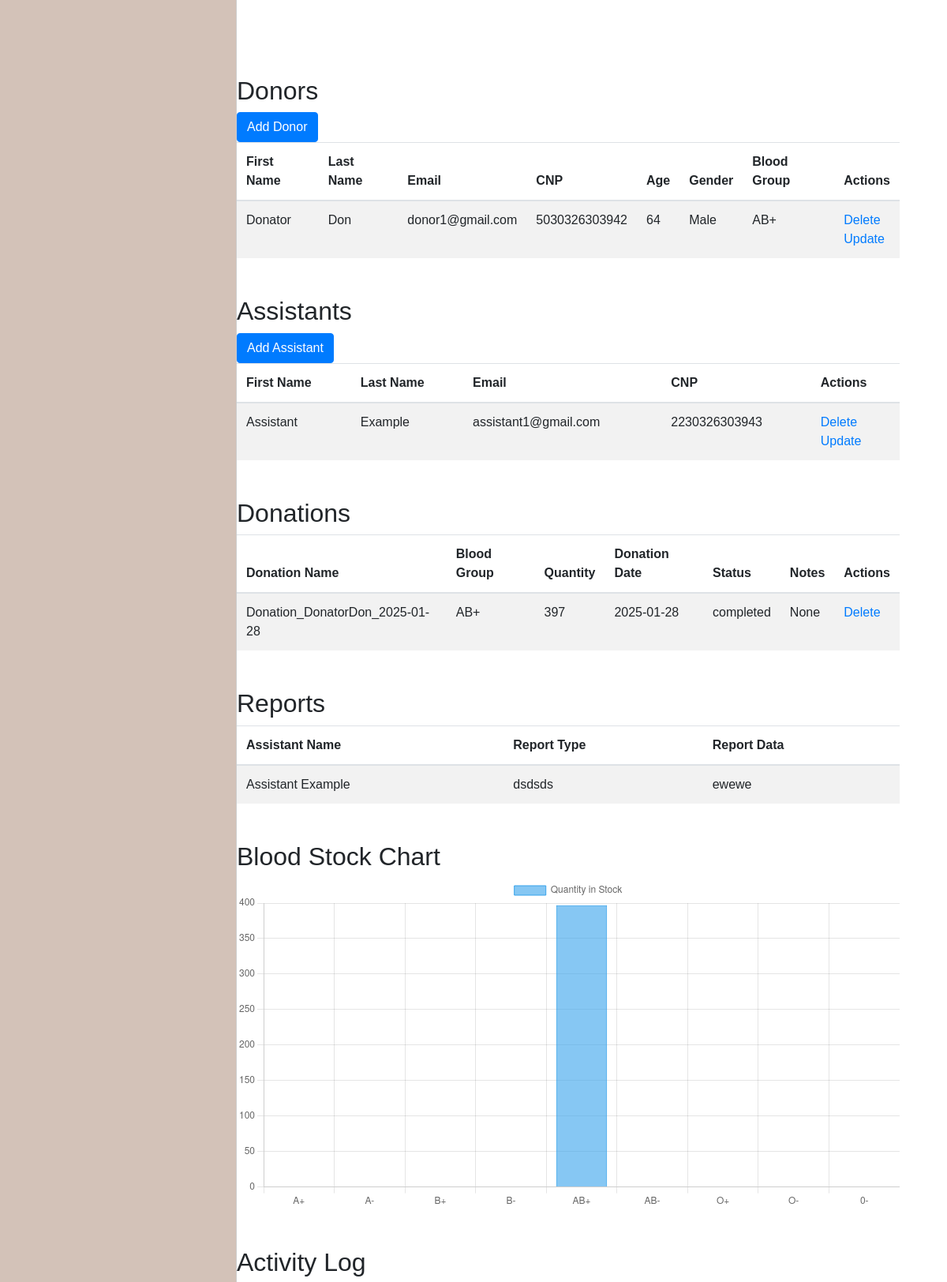
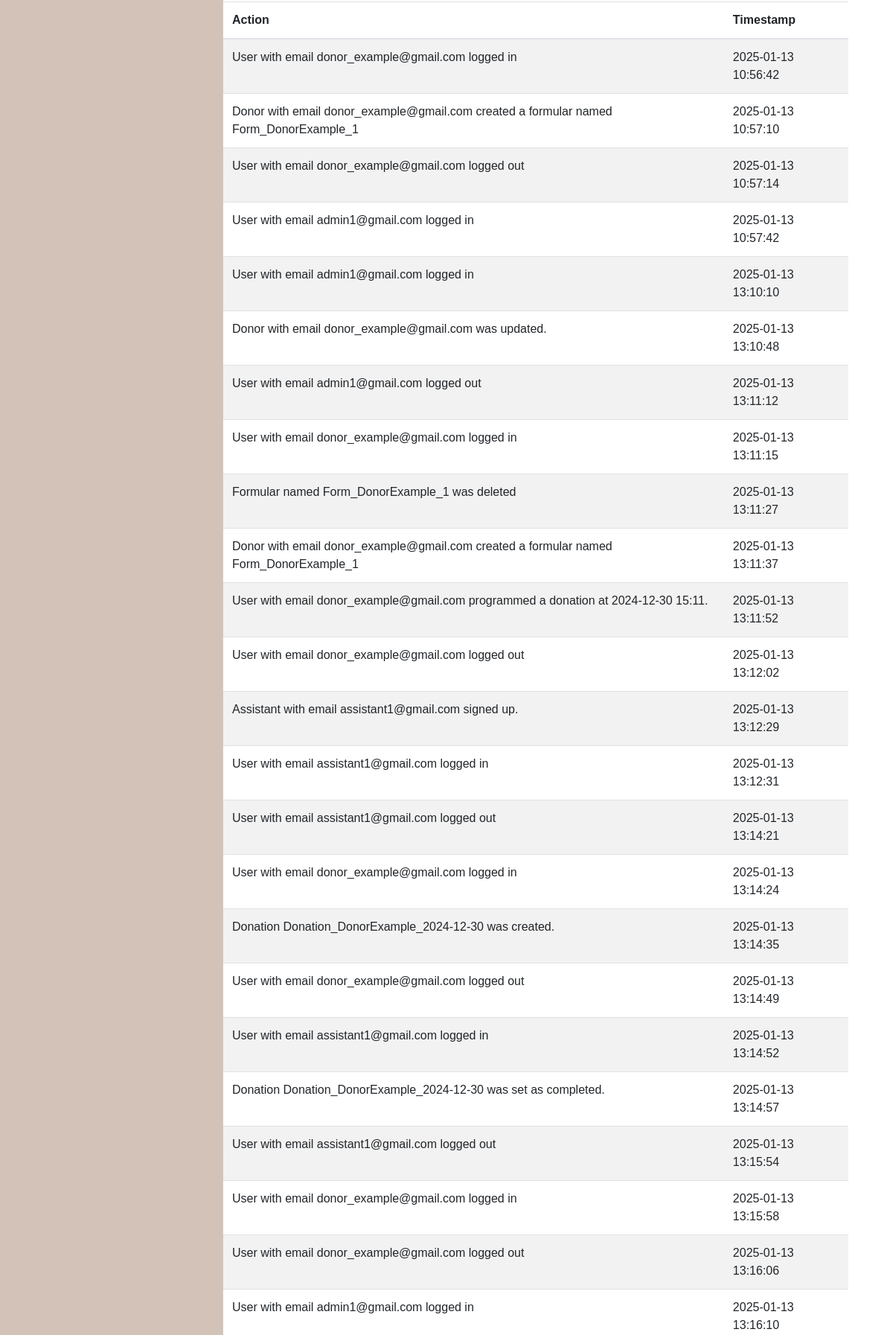
The app's page /admin_dashboard/2 (signed in, upper part) with its own data (2 pictures, top to bottom).
### models/donor.py (models this page shows, shortened)
class Donor(db.Model):
    __tablename__ = 'Donor'
    DonorID = db.Column(db.Integer, primary_key=True, autoincrement=True)
    UserID = db.Column(db.Integer, db.ForeignKey('User.UserID', ondelete='CASCADE'), nullable=False)
    BloodGroup = db.Column(db.String, nullable=False)
    Age = db.Column(db.String, nullable=False)
    Gender = db.Column(db.String, nullable=False)
    user = db.relationship('User', backref='donor', uselist=False)

### models/user.py (models this page shows, shortened)
class User(db.Model):
    __tablename__ = 'User'
    UserID = db.Column(db.Integer, primary_key=True, autoincrement=True)
    Role = db.Column(db.String, nullable=False)
    FirstName = db.Column(db.String, nullable=False)
    LastName = db.Column(db.String, nullable=False)
    Email = db.Column(db.String, unique=True, nullable=False)
    Password = db.Column(db.String, nullable=False)
    CNP = db.Column(db.String(13), unique=True, nullable=False)

### models/assistant.py (models this page shows, shortened)
class Assistant(db.Model):
    __tablename__ = 'Assistant'
    AssistantID = db.Column(db.Integer, primary_key=True, autoincrement=True)
    UserID = db.Column(db.Integer, db.ForeignKey('User.UserID', ondelete='CASCADE'), nullable=False)
    user = db.relationship('User', backref='assistant', uselist=False)

### models/donation.py (models this page shows)
class Donation(db.Model):
    __tablename__ = 'Donation'
    DonationName = db.Column(db.String)
    DonationID = db.Column(db.Integer, primary_key=True, autoincrement=True)
    ScheduleID = db.Column(db.Integer, db.ForeignKey('Schedule.ScheduleID', ondelete='CASCADE'))
    BloodGroup = db.Column(db.String(5), nullable=False)
    Quantity = db.Column(db.Integer, nullable=False)
    DonationDate = db.Column(db.Date, nullable=False)
    Status = db.Column(db.String(10), nullable=False)
    Notes = db.Column(db.Text)
    schedule = db.relationship('Schedule', backref='donations')
    __table_args__ = (
        db.CheckConstraint("Status IN ('completed', 'returned', 'pending')"),
    )

### models/report.py (models this page shows)
class Report(db.Model):
    __tablename__ = 'Report'
    ReportID = db.Column(db.Integer, primary_key=True, autoincrement=True)
    AssistantID = db.Column(db.Integer, db.ForeignKey('Assistant.AssistantID', ondelete='SET NULL'), nullable=True)
    DonationID = db.Column(db.Integer, db.ForeignKey('Donation.DonationID', ondelete='SET NULL'), nullable=True)
    ReportType = db.Column(db.String(50), nullable=False)
    ReportData = db.Column(db.Text, nullable=False)
    donation = db.relationship('Donation', backref='reports')
    assistant = db.relationship('Assistant', backref='reports')

### models/activity_log.py (models this page shows)
class ActivityLog(db.Model):
    __tablename__ = 'ActivityLog'
    ActivityLogID = db.Column(db.Integer, primary_key=True, autoincrement=True)
    Action = db.Column(db.Text, nullable=False)
    Timestamp = db.Column(db.DateTime, default=func.now(), nullable=False)

### controllers/admin_controller.py (the view)
    @app.route('/admin_dashboard/<int:id>')
    def admin_dashboard(id: int):
        admin = User.query.get(id)
        if not admin:
            flash('Admin user not found.', 'error')
            return redirect(url_for('login'))
        donors = (
            db.session.query(
                Donor.DonorID,
                User.FirstName,
                User.LastName,
                User.Email,
                User.Password,
                User.CNP,
                Donor.Age,
                Donor.Gender,
                Donor.BloodGroup
            )
            .join(User, Donor.UserID == User.UserID)
            .all()
        )
        assistants = (
            db.session.query(
                Assistant.AssistantID,
                User.FirstName,
                User.LastName,
                User.Email,
                User.Password,
                User.CNP
            )
            .join(User, Assistant.UserID == User.UserID)
            .all()
        )
        users = User.query.all()
        activity_logs = ActivityLog.query.all()
        donations = Donation.query.all()
        blood_stocks = BloodStock.query.all()
        reports = Report.query.all()
        schedules = Schedule.query.all()
        return render_template(
            'admin/admin_dashboard.html',
            admin=admin,
            users=users,
            activity_logs=activity_logs,
            donors=donors,
            assistants=assistants,
            donations=donations,
            blood_stocks=blood_stocks,
            reports=reports,
            schedules=schedules
        )

### templates/admin/admin_dashboard.html (shortened to what this page needs)
{% extends "dashboard_base.html" %}
{% block main_content %}
    <div class="container mt-5" id="donorTable">
        <h2>Donors</h2>
        <a href="{{ url_for('add_donor', admin_id=admin.id) }}" class="btn btn-primary">Add Donor</a>
        <table class="table table-striped">
            <thead>
                <tr>
                    <th>First Name</th>
                    <th>Last Name</th>
                    <th>Email</th>
                    <th>CNP</th>
                    <th>Age</th>
                    <th>Gender</th>
                    <th>Blood Group</th>
                    <th>Actions</th>
                </tr>
            </thead>
            <tbody>
                {% for donor in donors %}
                <tr>
                    <td>{{ donor.FirstName }}</td>
                    <td>{{ donor.LastName }}</td>
                    <td>{{ donor.Email }}</td>
                    <td>{{ donor.CNP }}</td>
                    <td>{{ donor.Age }}</td>
                    <td>{{ donor.Gender }}</td>
                    <td>{{ donor.BloodGroup }}</td>
                    <td>
                        <a href="/delete/donor/{{ donor.DonorID }}">Delete</a>
                        <br/>
                        <a href="/update/donor/{{ donor.DonorID }}">Update</a>
                    </td>
                </tr>
                {% endfor %}
            </tbody>
        </table>
    </div>
    <div class="container mt-5" id="assistantTable">
        <h2>Assistants</h2>
      <a href="{{ url_for('add_assistant') }}" class="btn btn-primary">Add Assistant</a>
        <table class="table table-striped">
            <thead>
                <tr>
                    <th>First Name</th>
                    <th>Last Name</th>
                    <th>Email</th>
                    <th>CNP</th>
                    <th>Actions</th>
                </tr>
            </thead>
            <tbody>
                {% for assistant in assistants %}
                <tr>
                    <td>{{ assistant.FirstName }}</td>
                    <td>{{ assistant.LastName }}</td>
                    <td>{{ assistant.Email }}</td>
                    <td>{{ assistant.CNP }}</td>
                    <td>
                        <a href="/delete/assistant/{{ assistant.AssistantID }} ">Delete</a>
                        <br/>
                        <a href="/update/assistant/{{ assistant.AssistantID }}">Update</a>
                    </td>
                </tr>
                {% endfor %}
            </tbody>
        </table>
    </div>
<div class="container mt-5" id="donationTable">
    <h2>Donations</h2>
    <table class="table table-striped">
        <thead>
            <tr>
                <th>Donation Name</th>
                <th>Blood Group</th>
                <th>Quantity</th>
                <th>Donation Date</th>
                <th>Status</th>
                <th>Notes</th>
                <th>Actions</th>
            </tr>
        </thead>
        <tbody>
            {% for donation in donations %}
            <tr>
                <td>{{ donation.DonationName }}</td>
                <td>{{ donation.BloodGroup }}</td>
                <td>{{ donation.Quantity }}</td>
                <td>{{ donation.DonationDate }}</td>
                <td>{{ donation.Status }}</td>
                <td>{{ donation.Notes }}</td>
                <td>
                    <a href="/delete/donation/{{ donation.DonationID }}">Delete</a>
                </td>
            </tr>
            {% endfor %}
        </tbody>
    </table>
</div>
<div class="container mt-5" id="donationTable">
    <h2>Reports</h2>
    <table class="table table-striped">
        <thead>
            <tr>
                <th>Assistant Name</th>
                <th> Report Type</th>
                <th> Report Data</th>
            </tr>
        </thead>
        <tbody>
            {% for report in reports %}
            <tr>
                <td>{{ report.assistant.user.FirstName }} {{ report.assistant.user.LastName }}</td>
                <td>{{ report.ReportType }}</td>
                <td>{{ report.ReportData }}</td>
            </tr>
            {% endfor %}
        </tbody>
    </table>
</div>
<div class="container mt-5">
    <h2>Blood Stock Chart</h2>
    <canvas id="bloodStockChart"></canvas>
</div>
<script>
    const labels = [
        {% for blood_stock in blood_stocks %}
        '{{ blood_stock.BloodGroup }}',
        {% endfor %}
    ];
    const data = [
        {% for blood_stock in blood_stocks %}
        {{ blood_stock.QuantityInStock }},
        {% endfor %}
    ];
    // Configurarea graficului
    const ctx = document.getElementById('bloodStockChart').getContext('2d');
    new Chart(ctx, {
        type: 'bar',
        data: {
            labels: labels,
            datasets: [{
                label: 'Quantity in Stock',
                data: data,
                backgroundColor: 'rgba(54, 162, 235, 0.6)',
                borderColor: 'rgba(54, 162, 235, 1)',
                borderWidth: 1
            }]
        },
        options: {
            responsive: true,
            scales: {
                y: {
                    beginAtZero: true
                }
            }
        }
    });
</script>
<div class="container mt-5" id="donationTable">
    <h2>Activity Log</h2>
    <table class="table table-striped">
        <thead>
            <tr>
                <th> Action </th>
                <th> Timestamp </th>
            </tr>
        </thead>
        <tbody>
            {% for activity_log in activity_logs %}
            <tr>
                <td>{{ activity_log.Action }}</td>
                <td>{{ activity_log.Timestamp }}</td>
            </tr>
            {% endfor %}
        </tbody>
    </table>
</div>
{% endblock %}

### static/dashboard.css (style rules this page uses)
body { font-family: Arial, sans-serif; background-color: #ffffff }
h2 { margin-top: 20px; }
.table { margin-bottom: 0; }
.container { margin-left: 270px; }

### records on screen
Donor: FirstName "Donator", LastName "Don", Email "donor1@gmail.com", CNP "5030326303942", Age "64", Gender "Male", BloodGroup "AB+"
Assistant: FirstName "Assistant", LastName "Example", Email "assistant1@gmail.com", CNP "2230326303943"
Donation: DonationName "Donation_DonatorDon_2025-01-28", BloodGroup "AB+", Quantity "397", DonationDate "2025-01-28", Status "completed", Notes "None"
Report: assistant.user.FirstName "Assistant", assistant.user.LastName "Example", ReportType "dsdsds", ReportData "ewewe"
ActivityLog: Action "User with email donor_example@gmail.com logged in", Timestamp "2025-01-13 10:56:42"
ActivityLog: Action "Donor with email donor_example@gmail.com created a formular named Form_DonorExample_1", Timestamp "2025-01-13 10:57:10"
ActivityLog: Action "User with email donor_example@gmail.com logged out", Timestamp "2025-01-13 10:57:14"
ActivityLog: Action "User with email admin1@gmail.com logged in", Timestamp "2025-01-13 10:57:42"
ActivityLog: Action "User with email admin1@gmail.com logged in", Timestamp "2025-01-13 13:10:10"
ActivityLog: Action "Donor with email donor_example@gmail.com was updated.", Timestamp "2025-01-13 13:10:48"
ActivityLog: Action "User with email admin1@gmail.com logged out", Timestamp "2025-01-13 13:11:12"
ActivityLog: Action "User with email donor_example@gmail.com logged in", Timestamp "2025-01-13 13:11:15"
ActivityLog: Action "Formular named Form_DonorExample_1 was deleted", Timestamp "2025-01-13 13:11:27"
ActivityLog: Action "Donor with email donor_example@gmail.com created a formular named Form_DonorExample_1", Timestamp "2025-01-13 13:11:37"
ActivityLog: Action "User with email donor_example@gmail.com programmed a donation at 2024-12-30 15:11.", Timestamp "2025-01-13 13:11:52"
ActivityLog: Action "User with email donor_example@gmail.com logged out", Timestamp "2025-01-13 13:12:02"
ActivityLog: Action "Assistant with email assistant1@gmail.com signed up.", Timestamp "2025-01-13 13:12:29"
ActivityLog: Action "User with email assistant1@gmail.com logged in", Timestamp "2025-01-13 13:12:31"
ActivityLog: Action "User with email assistant1@gmail.com logged out", Timestamp "2025-01-13 13:14:21"
ActivityLog: Action "User with email donor_example@gmail.com logged in", Timestamp "2025-01-13 13:14:24"
ActivityLog: Action "Donation Donation_DonorExample_2024-12-30 was created.", Timestamp "2025-01-13 13:14:35"
ActivityLog: Action "User with email donor_example@gmail.com logged out", Timestamp "2025-01-13 13:14:49"
ActivityLog: Action "User with email assistant1@gmail.com logged in", Timestamp "2025-01-13 13:14:52"
ActivityLog: Action "Donation Donation_DonorExample_2024-12-30 was set as completed.", Timestamp "2025-01-13 13:14:57"
ActivityLog: Action "User with email assistant1@gmail.com logged out", Timestamp "2025-01-13 13:15:54"
ActivityLog: Action "User with email donor_example@gmail.com logged in", Timestamp "2025-01-13 13:15:58"
ActivityLog: Action "User with email donor_example@gmail.com logged out", Timestamp "2025-01-13 13:16:06"
ActivityLog: Action "User with email admin1@gmail.com logged in", Timestamp "2025-01-13 13:16:10"

### other values on screen
chart data {{ blood_stock.BloodGroup }} A+, A-, B+, B-, AB+, AB-, O+, O-, 0-
chart data {{ blood_stock.QuantityInStock }} 0, 0, 0, 0, 397, 0, 0, 0, 0
